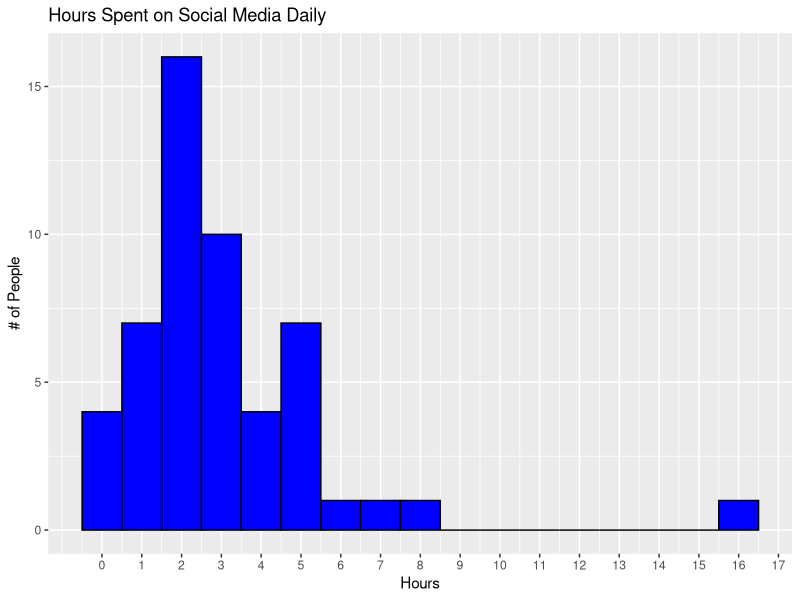

Generate this figure with R:
library("readxl")
library("ggplot2")
library("dplyr")
data <- read_excel("Colorado Mental Health Numerical Survey Results.xlsx")

data_filtered <- filter(data, !is.na(data$`How many hours a day do you spend on social media?`))

chart <- ggplot(data_filtered, aes(x = `How many hours a day do you spend on social media?`)) + 
  geom_histogram(binwidth = 1, color="black", fill = "blue") + 
  labs(title = "Hours Spent on Social Media Daily", y = "# of People", x = "Hours") +
  scale_x_continuous(breaks = seq(0, 20, 1))

chart
